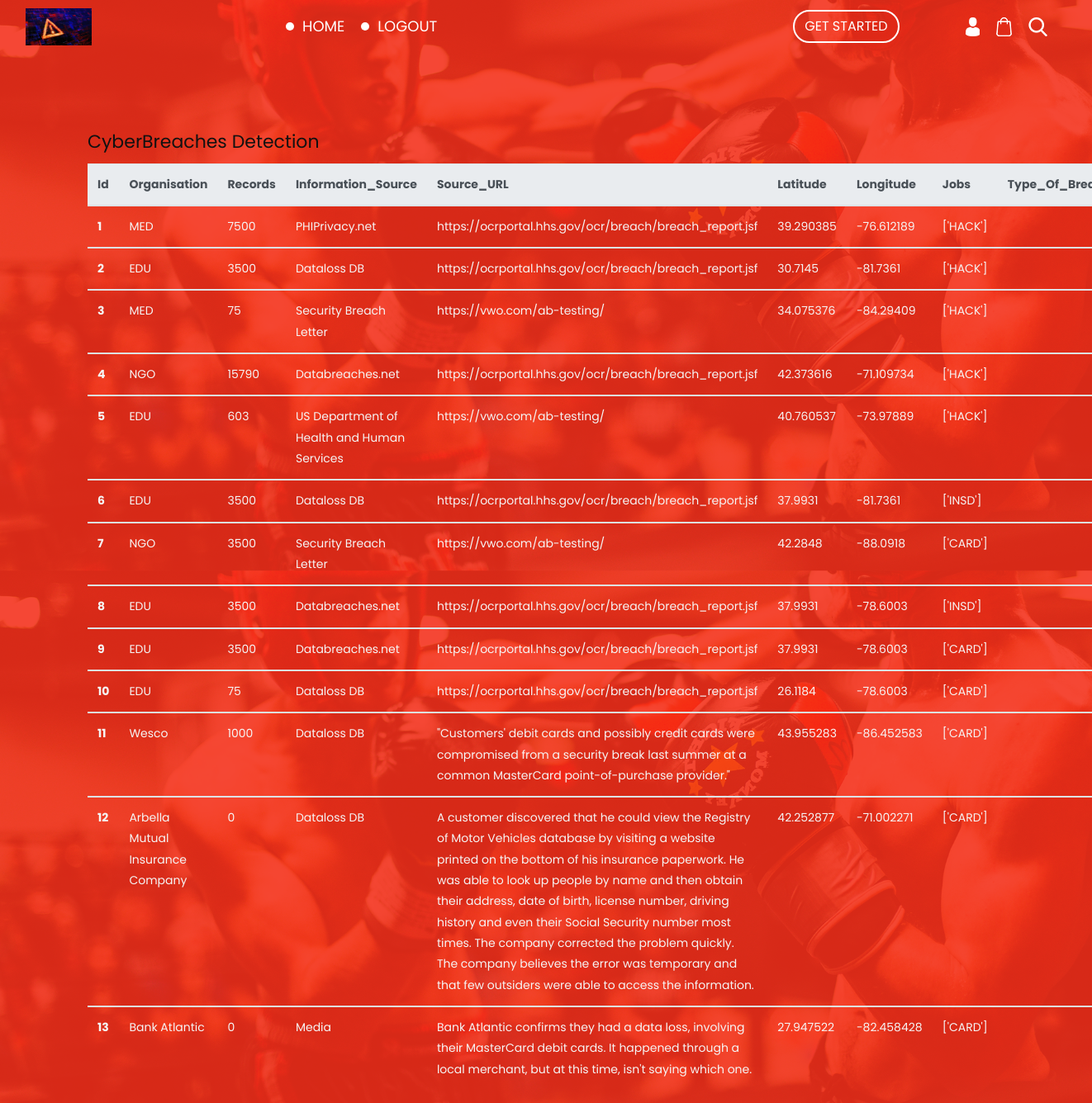
The page /adminhome on the database its author committed.
### User/models.py (models this page shows)
class Cyber_Breaches(models.Model):
    Organisation=models.CharField(max_length=500)
    Records=models.CharField(max_length=500)
    Information_Source=models.CharField(max_length=500)
    Source_URL=models.CharField(max_length=500)
    Latitude=models.CharField(max_length=500)
    Longitude=models.CharField(max_length=500)
    Type_Of_Breaches=models.CharField(max_length=500)

### User/views.py (the view)
# urls.py: path('adminhome',views.adminhome,name='adminhome')
def adminhome(request):
    cb=Cyber_Breaches.objects.all()
    return render(request,"adminhome.html",{"cb":cb})

### templates/adminhome.html (shortened to what this page needs)
{% load static %}
<!DOCTYPE html>
<html lang="en">
<head>
<link rel="stylesheet" type="text/css" href="{% static 'css/bootstrap.min.css' %}">
<link rel="stylesheet" type="text/css" href="{% static 'css/style.css' %}">
<link rel="stylesheet" href="{% static 'css/responsive.css' %}">
<link rel="stylesheet" href="{% static 'css/jquery.mCustomScrollbar.min.css' %}">
<link rel="stylesheet" href="https://netdna.bootstrapcdn.com/font-awesome/4.0.3/css/font-awesome.css">
<link rel="stylesheet" href="{% static 'css/owl.carousel.min.css' %}">
<link rel="stylesheet" href="{% static 'css/owl.theme.default.min.css' %}">
<link rel="stylesheet" href="https://cdnjs.cloudflare.com/ajax/libs/fancybox/2.1.5/jquery.fancybox.min.css" media="screen">
</head>
<body>
    <div class="header_section">
      <div class="container-fluid">
        <nav class="navbar navbar-expand-lg navbar-light bg-light">
          <div class="logo"><a href="index.html"><img src="{% static 'images/clogo.png' %}" height="65px" width="80px"></a></div>
          <div class="collapse navbar-collapse" id="navbarSupportedContent">
            <ul class="navbar-nav mr-auto">
              <li class="nav-item">
                <a class="nav-link" href="adminhome">Home</a>
              </li>
              <li class="nav-item">
                <a class="nav-link" href="logout">Logout</a>
              </li>
              </ul>
            <form class="form-inline my-2 my-lg-0">
              <button class="btn btn-outline-success my-2 my-sm-0" type="submit">GET STARTED</button>
            </form>
            <div class="search_icon">
              <ul>
                <li><a href="#"><img src="{% static 'images/user-icon.png' %}"></a></li>
                <li><a href="#"><img src="{% static 'images/bag-icon.png' %}"></a></li>
                <li><a href="#"><img src="{% static 'images/search-icon.png' %}"></a></li>
              </ul>
            </div>
          </div>
        </nav>
      </div>
    <section class="contact_section layout_padding">
        <div class="container">
          <div class="d-flex ">
            <h2>
           CyberBreaches  Detection
            </h2>
          </div>
          <table class="table">
            <thead class="thead-light">
              <tr>
                <th scope="col">Id</th>
                <th scope="col">Organisation</th>
                <th scope="col">Records</th>
                <th scope="col">Information_Source</th>
                <th scope="col">Source_URL</th>
                <th scope="col">Latitude</th>
                <th scope="col">Longitude</th>
                <th scope="col">Jobs</th>
                <th scope="col">Type_Of_Breaches</th>
              </tr>
            </thead>
            {% for i in cb %}
            <tbody style="color:whitesmoke">
              <tr>
                <th scope="row">{{i.id}}</th>
                <td>{{i.Organisation}}</td>
                <td>{{i.Records}}</td>
                <td>{{i.Information_Source}}</td>
                <td>{{i.Source_URL}}</td>
                <td>{{i.Latitude}}</td>
                <td>{{i.Longitude}}</td>
                <td>{{i.Type_Of_Breaches}}</td>
              </tr>
              </tbody>
              {% endfor%}
          </table>
        </div>
      </section>
</body>
</html>

### static/css/style.css (style rules this page uses)
* { box-sizing: border-box !important; transition: ease all 0.5s; }
html { scroll-behavior: smooth; }
body { color: #666666; font-size: 14px; font-family:Poppins; line-height: 1.80857; font-weight: normal; overflow-x: hidden; }
a { color: #1f1f1f; text-decoration: none !important; outline: none !important; -webkit-transition: all .3s ease-in-out; -moz-transition: all .3s ease-in-out; -ms-transition: all .3s ease-in-out; -o-transition: all .3s ease-in-out; transition: all .3s ease-in-out; }
h1, h2, h3, h4, h5, h6 { letter-spacing: 0; font-weight: normal; position: relative; padding: 0 0 10px 0; font-weight: normal; line-height: normal; color: #111111; margin: 0 }
h2 { font-size: 22px }
*, *::after, *::before { -webkit-box-sizing: border-box; -moz-box-sizing: border-box; box-sizing: border-box; }
ul, li, ol { margin: 0px; padding: 0px; list-style: none; }
a { color: #222222; text-decoration: none; outline: none !important; }
a, .btn { text-decoration: none !important; outline: none !important; -webkit-transition: all .3s ease-in-out; -moz-transition: all .3s ease-in-out; -ms-transition: all .3s ease-in-out; -o-transition: all .3s ease-in-out; transition: all .3s ease-in-out; }
img { max-width: 100%; height: auto; }
button { border: 0; margin: 0; padding: 0; cursor: pointer; }
.layout_padding { padding-top: 90px; padding-bottom: 0px; }
.header_section { width: 100%; float: left; background-image: url(../images/banner-bg.png); height: auto; background-size: 100%; }
.bg-light { background-color: transparent !important; }
.logo { width: 25%; float: left; }
.navbar-light .navbar-nav .nav-link { color: #ffffff; font-size: 18px; text-transform: uppercase; }
.btn:not(:disabled):not(.disabled) { cursor: pointer; border-radius: 20px; border: 2px solid #fff; color: #fff; }
.search_icon { width: 15%; float: left; }
.search_icon ul { margin: 0px; padding: 0px; }
.search_icon li { float: left; padding-left: 20px; }
.navbar-expand-lg .navbar-nav .nav-link { padding-right: 20px; padding-left: 20px; }
.nav-item { position: relative; }
.nav-item .nav-link::before { width: 10px; height: 10px; content: ''; background-color: #fff; position: absolute; left: 0px; top: 50%; transform: translateY(-50%); border-radius: 100%; }
.mb-lg-0, .my-lg-0 { margin-bottom: 0!important; width: 20%; float: left; }
.contact_section { width: 100%; float: left; }

### rows shown on the page
Cyber_Breaches: id "1", Organisation "MED", Records "7500", Information_Source "PHIPrivacy.net", Source_URL "https://ocrportal.hhs.gov/ocr/breach/breach_report.jsf", Latitude "39.290385", Longitude "-76.612189", Type_Of_Breaches "['HACK']"
Cyber_Breaches: id "2", Organisation "EDU", Records "3500", Information_Source "Dataloss DB", Source_URL "https://ocrportal.hhs.gov/ocr/breach/breach_report.jsf", Latitude "30.7145", Longitude "-81.7361", Type_Of_Breaches "['HACK']"
Cyber_Breaches: id "3", Organisation "MED", Records "75", Information_Source "Security Breach Letter", Source_URL "https://vwo.com/ab-testing/", Latitude "34.075376", Longitude "-84.29409", Type_Of_Breaches "['HACK']"
Cyber_Breaches: id "4", Organisation "NGO", Records "15790", Information_Source "Databreaches.net", Source_URL "https://ocrportal.hhs.gov/ocr/breach/breach_report.jsf", Latitude "42.373616", Longitude "-71.109734", Type_Of_Breaches "['HACK']"
Cyber_Breaches: id "5", Organisation "EDU", Records "603", Information_Source "US Department of Health and Human Services", Source_URL "https://vwo.com/ab-testing/", Latitude "40.760537", Longitude "-73.97889", Type_Of_Breaches "['HACK']"
Cyber_Breaches: id "6", Organisation "EDU", Records "3500", Information_Source "Dataloss DB", Source_URL "https://ocrportal.hhs.gov/ocr/breach/breach_report.jsf", Latitude "37.9931", Longitude "-81.7361", Type_Of_Breaches "['INSD']"
Cyber_Breaches: id "7", Organisation "NGO", Records "3500", Information_Source "Security Breach Letter", Source_URL "https://vwo.com/ab-testing/", Latitude "42.2848", Longitude "-88.0918", Type_Of_Breaches "['CARD']"
Cyber_Breaches: id "8", Organisation "EDU", Records "3500", Information_Source "Databreaches.net", Source_URL "https://ocrportal.hhs.gov/ocr/breach/breach_report.jsf", Latitude "37.9931", Longitude "-78.6003", Type_Of_Breaches "['INSD']"
Cyber_Breaches: id "9", Organisation "EDU", Records "3500", Information_Source "Databreaches.net", Source_URL "https://ocrportal.hhs.gov/ocr/breach/breach_report.jsf", Latitude "37.9931", Longitude "-78.6003", Type_Of_Breaches "['CARD']"
Cyber_Breaches: id "10", Organisation "EDU", Records "75", Information_Source "Dataloss DB", Source_URL "https://ocrportal.hhs.gov/ocr/breach/breach_report.jsf", Latitude "26.1184", Longitude "-78.6003", Type_Of_Breaches "['CARD']"
Cyber_Breaches: id "11", Organisation "Wesco", Records "1000", Information_Source "Dataloss DB", Source_URL "\"Customers' debit cards and possibly credit cards were compromised from a security break last summer at a common MasterCard point-of-purchase provider.\"", Latitude "43.955283", Longitude "-86.452583", Type_Of_Breaches "['CARD']"
Cyber_Breaches: id "12", Organisation "Arbella Mutual Insurance Company", Records "0", Information_Source "Dataloss DB", Source_URL "A customer discovered that he could view the Registry of Motor Vehicles database by visiting a website printed on the bottom of his insurance paperwork. He was able to look up people by name and then obtain their address, date of birth, license number, driving history and even their Social Security number most times. The company corrected the problem quickly. The company believes the error was temporary and that few outsiders were able to access the information.", Latitude "42.252877", Longitude "-71.002271", Type_Of_Breaches "['CARD']"
Cyber_Breaches: id "13", Organisation "Bank Atlantic", Records "0", Information_Source "Media", Source_URL "Bank Atlantic confirms they had a data loss, involving their MasterCard debit cards. It happened through a local merchant, but at this time, isn't saying which one.", Latitude "27.947522", Longitude "-82.458428", Type_Of_Breaches "['CARD']"
